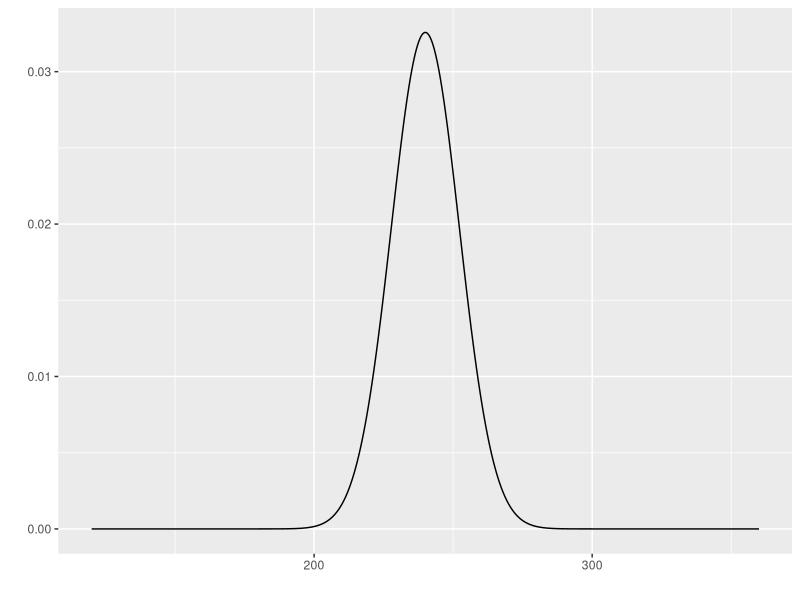
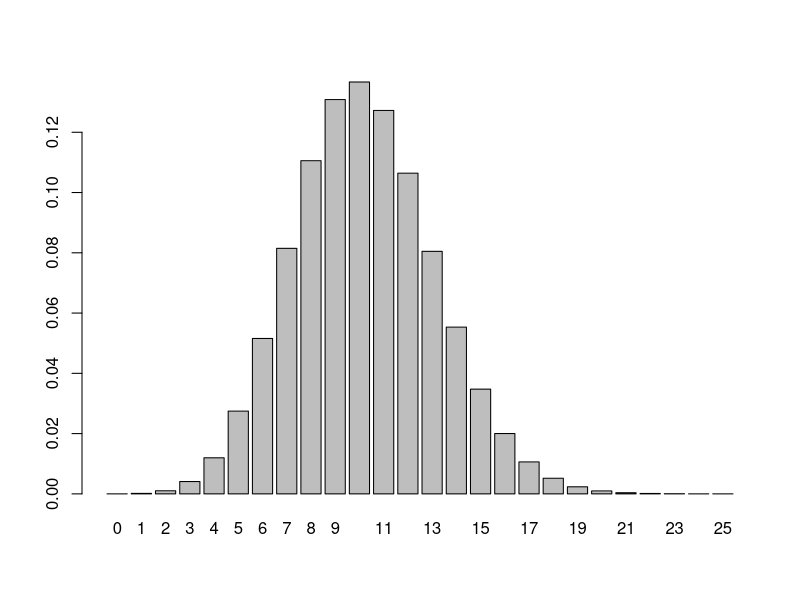

Generate these figures, in order, with R:
## ---- chunk 1
knitr::opts_chunk$set(echo = TRUE)
## ---- chunk 2
pnorm(180, mean=240, sd=30/sqrt(6))
## ---- chunk 3
library(ggfortify)
ggdistribution(dnorm, seq(120, 360, 0.1), mean=240, sd=30/sqrt(6))
## ---- chunk 4
p<-.17
n=60
n*p
n*(1-p)	
## ---- chunk 5
n<-60
p<-0.17
mu<-p
sigma<-sqrt(p*(1-p)/n)
pnorm(10/n, mean=mu, sd=sigma)-pnorm(5/n, mean=mu, sd=sigma)
## ---- chunk 6
barplot(dbinom(0:25, 60,p),names.arg=0:25)
## ---- chunk 7
pnorm(10.5/n, mean=mu, sd=sigma)-pnorm(4.5/n, mean=mu, sd=sigma)
## ---- chunk 8
pbinom(10, 60, p)-pbinom(4, 60, p)
